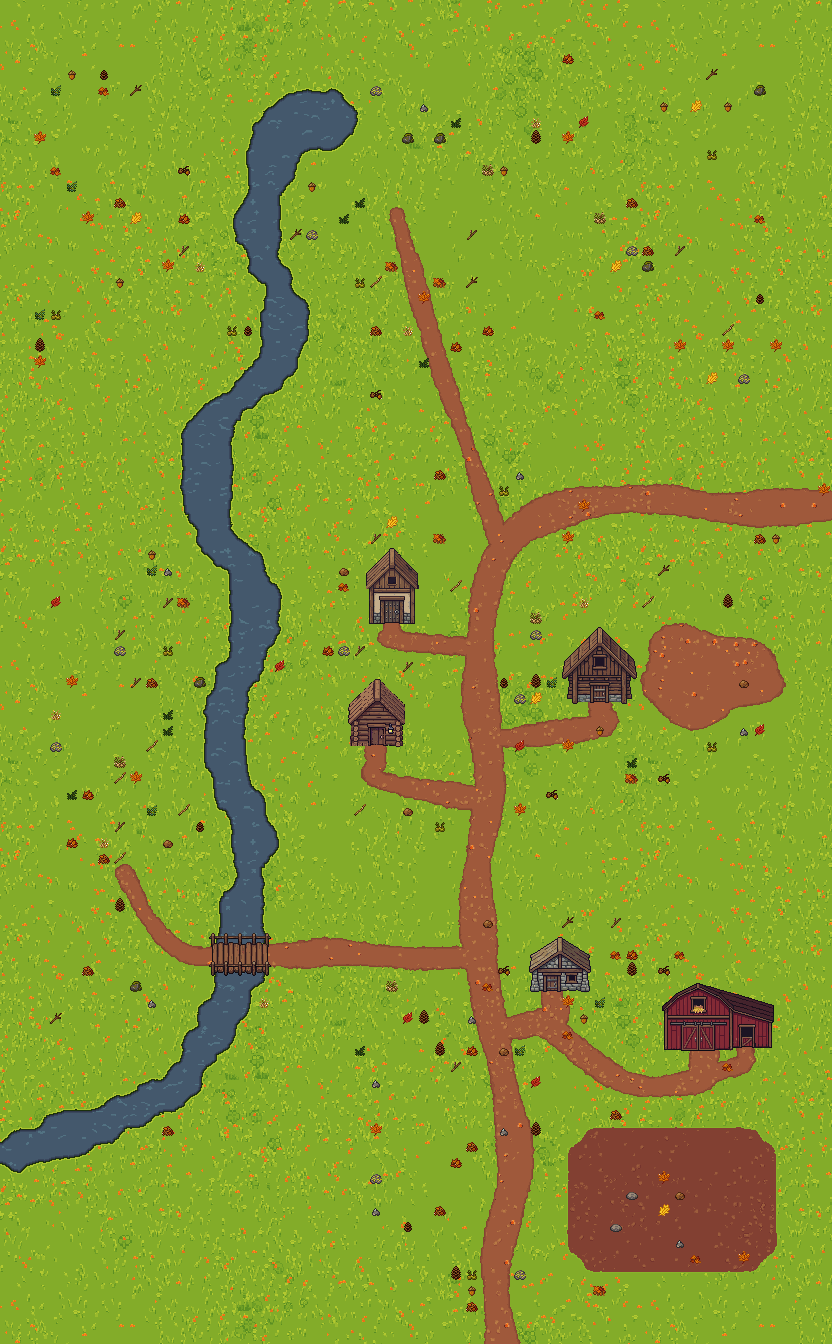

A level layout from a 2D game, rendered from its tile map. Below: a short description, then the map file with tile-grid data replaced by summaries:
An orthogonal 52x84 tile map with 16x16 px tiles, 6 tile layers (Ground, Terrain, Overlay, Decor, ...), 10 tilesets and 678 objects (5x warp, 5x marker, 4x soundscape, start, safe-zone).

<map version="1.10" tiledversion="1.11.0" orientation="orthogonal" renderorder="right-down" width="52" height="84" tilewidth="16" tileheight="16" infinite="0" nextlayerid="9" nextobjectid="679">
 <tileset firstgid="1" source="../tilesets/amberwood-ground.tsx" />
 <tileset firstgid="1601" source="../tilesets/amberwood-overlay.tsx" />
 <tileset firstgid="2305" source="../tilesets/amberwood-water.tsx" />
 <tileset firstgid="3905" source="../tilesets/amberwood-patch.tsx" />
 <tileset firstgid="5505" source="../tilesets/amberwood-path.tsx" />
 <tileset firstgid="7105" source="../tilesets/buildings.tsx" />
 <tileset firstgid="8848" source="../tilesets/amberwood-decor.tsx" />
 <tileset firstgid="8912" source="../tilesets/collision.tsx" />
 <tileset firstgid="8914" source="../tilesets/embellishments.tsx" />
 <tileset firstgid="8962" source="../tilesets/amberwood-props.tsx" />
 <layer id="1" name="Ground" width="52" height="84">
  <data>[4368 cells, 4368 non-empty, 1600 distinct tile ids]</data>
 </layer>
 <layer id="2" name="Terrain" width="52" height="84">
  <data>[4368 cells, 451 non-empty, 444 distinct tile ids]</data>
 </layer>
 <layer id="3" name="Overlay" width="52" height="84">
  <data>[4368 cells, 538 non-empty, 535 distinct tile ids]</data>
 </layer>
 <layer id="4" name="Decor" width="52" height="84">
  <data>[4368 cells, 222 non-empty, 36 distinct tile ids]</data>
 </layer>
 <layer id="5" name="Dynamic" width="52" height="84">
  <data>[4368 cells, 131 non-empty, 120 distinct tile ids]</data>
 </layer>
 <layer id="6" name="Collision" width="52" height="84">
  <data>[4368 cells, 4368 non-empty, 2 distinct tile ids]</data>
 </layer>
 <objectgroup id="7" name="Scenery">
  <object id="1" gid="2147492613" x="212" y="-1" width="64" height="64" />
  <object id="2" gid="9002" x="56" y="4" width="64" height="64" />
  <object id="3" gid="2147492650" x="179" y="4" width="64" height="64" />
  <object id="4" gid="8963" x="130" y="5" width="64" height="64" />
  <object id="5" gid="2147492611" x="643" y="6" width="64" height="64" />
  <object id="6" gid="2147492612" x="101" y="7" width="64" height="64" />
  <object id="7" gid="8963" x="9" y="8" width="64" height="64" />
  <object id="8" gid="2147492612" x="442" y="9" width="64" height="64" />
  <object id="9" gid="8963" x="320" y="10" width="64" height="64" />
  <object id="10" gid="8968" x="412" y="11" width="64" height="64" />
  <object id="11" gid="2147492616" x="781" y="11" width="64" height="64" />
  <object id="12" gid="2147492616" x="480" y="13" width="64" height="64" />
  <object id="13" gid="2147492613" x="-15" y="16" width="64" height="64" />
  <object id="14" gid="8963" x="237" y="16" width="64" height="64" />
  <object id="15" gid="8965" x="280" y="16" width="64" height="64" />
  <object id="16" gid="8968" x="508" y="16" width="64" height="64" />
  <object id="17" gid="2147492650" x="344" y="17" width="64" height="64" />
  <object id="18" gid="2147492612" x="596" y="17" width="64" height="64" />
  <object id="19" gid="2147492613" x="693" y="17" width="64" height="64" />
  <object id="20" gid="2147492612" x="755" y="17" width="64" height="64" />
  <object id="21" gid="8965" x="670" y="19" width="64" height="64" />
  <object id="22" gid="2147492616" x="566" y="20" width="64" height="64" />
  <object id="23" gid="2147492611" x="712" y="26" width="64" height="64" />
  <object id="24" gid="2147492611" x="-8" y="27" width="64" height="64" />
  <object id="25" gid="8965" x="324" y="27" width="64" height="64" />
  <object id="26" gid="2147492611" x="131" y="29" width="64" height="64" />
  <object id="27" gid="8963" x="514" y="31" width="64" height="64" />
  <object id="28" gid="2147492613" x="509" y="32" width="64" height="64" />
  <object id="29" gid="8965" x="83" y="33" width="64" height="64" />
  <object id="30" gid="8963" x="270" y="33" width="64" height="64" />
  <object id="31" gid="2147492650" x="674" y="33" width="64" height="64" />
  <object id="32" gid="2147492616" x="117" y="37" width="64" height="64" />
  <object id="33" gid="8964" x="361" y="38" width="64" height="64" />
  <object id="34" gid="2147492612" x="417" y="38" width="64" height="64" />
  <object id="35" gid="2147492613" x="608" y="38" width="64" height="64" />
  <object id="36" gid="2147492613" x="176" y="39" width="64" height="64" />
  <object id="37" gid="2147492650" x="221" y="41" width="64" height="64" />
  <object id="38" gid="9002" x="456" y="41" width="64" height="64" />
  <object id="39" gid="2147492613" x="301" y="42" width="64" height="64" />
  <object id="40" gid="2147492611" x="662" y="42" width="64" height="64" />
  <object id="41" gid="8965" x="47" y="45" width="64" height="64" />
  <object id="42" gid="8963" x="765" y="47" width="64" height="64" />
  <object id="43" gid="8966" x="599" y="47" width="64" height="64" />
  <object id="44" gid="2147492613" x="157" y="54" width="64" height="64" />
  <object id="45" gid="9002" x="292" y="54" width="64" height="64" />
  <object id="46" gid="2147492616" x="13" y="55" width="64" height="64" />
  <object id="47" gid="2147492613" x="404" y="57" width="64" height="64" />
  <object id="48" gid="8963" x="730" y="60" width="64" height="64" />
  <object id="49" gid="2147492611" x="125" y="61" width="64" height="64" />
  <object id="50" gid="2147492611" x="231" y="61" width="64" height="64" />
  <object id="51" gid="8965" x="772" y="61" width="64" height="64" />
  <object id="52" gid="8965" x="-13" y="62" width="64" height="64" />
  <object id="53" gid="9002" x="312" y="64" width="64" height="64" />
  <object id="54" gid="8965" x="344" y="65" width="64" height="64" />
  <object id="55" gid="2147492611" x="554" y="65" width="64" height="64" />
  <object id="56" gid="8968" x="480" y="67" width="64" height="64" />
  <object id="57" gid="2147492707" x="274" y="68" width="64" height="64" />
  <object id="58" gid="2147492613" x="441" y="70" width="64" height="64" />
  </objectgroup>
 <objectgroup id="8" name="Objects">
  <!-- 16 objects omitted --></objectgroup>
</map>
<!-- 620 of 678 objects omitted -->
